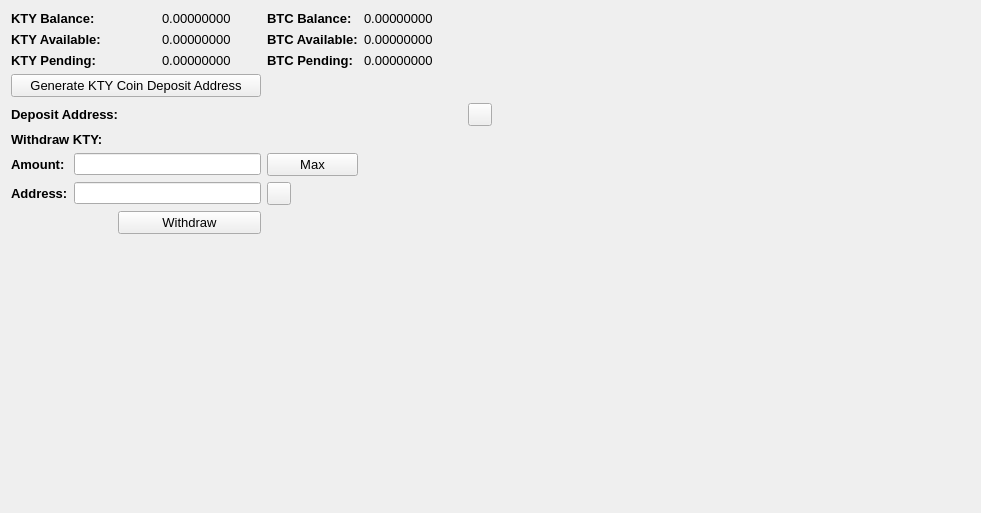
     <widget class="QWidget" name="BalanceTab">
      <attribute name="title">
       <string>Balance</string>
      </attribute>
      <layout class="QGridLayout" name="gridLayout_2">
       <item row="0" column="0" colspan="2">
        <widget class="QLabel" name="label_11">
         <property name="font">
          <font>
           <pointsize>10</pointsize>
           <weight>75</weight>
           <bold>true</bold>
          </font>
         </property>
         <property name="text">
          <string>KTY Balance:</string>
         </property>
        </widget>
       </item>
       <item row="0" column="3">
        <widget class="QLabel" name="KTYBalanceLabel">
         <property name="font">
          <font>
           <pointsize>10</pointsize>
          </font>
         </property>
         <property name="text">
          <string>0.00000000</string>
         </property>
         <property name="textInteractionFlags">
          <set>Qt::LinksAccessibleByMouse|Qt::TextSelectableByMouse</set>
         </property>
        </widget>
       </item>
       <item row="0" column="4">
        <widget class="QLabel" name="label_12">
         <property name="font">
          <font>
           <pointsize>10</pointsize>
           <weight>75</weight>
           <bold>true</bold>
          </font>
         </property>
         <property name="text">
          <string>BTC Balance:</string>
         </property>
        </widget>
       </item>
       <item row="0" column="5">
        <widget class="QLabel" name="BitcoinBalanceLabel">
         <property name="font">
          <font>
           <pointsize>10</pointsize>
          </font>
         </property>
         <property name="text">
          <string>0.00000000</string>
         </property>
         <property name="textInteractionFlags">
          <set>Qt::LinksAccessibleByMouse|Qt::TextSelectableByMouse</set>
         </property>
        </widget>
       </item>
       <item row="0" column="7" rowspan="10">
        <spacer name="horizontalSpacer_4">
         <property name="orientation">
          <enum>Qt::Horizontal</enum>
         </property>
         <property name="sizeHint" stdset="0">
          <size>
           <width>478</width>
           <height>488</height>
          </size>
         </property>
        </spacer>
       </item>
       <item row="1" column="0" colspan="2">
        <widget class="QLabel" name="label_13">
         <property name="font">
          <font>
           <pointsize>10</pointsize>
           <weight>75</weight>
           <bold>true</bold>
          </font>
         </property>
         <property name="text">
          <string>KTY Available:</string>
         </property>
        </widget>
       </item>
       <item row="1" column="3">
        <widget class="QLabel" name="KTYAvailableLabel_2">
         <property name="font">
          <font>
           <pointsize>10</pointsize>
          </font>
         </property>
         <property name="text">
          <string>0.00000000</string>
         </property>
         <property name="textInteractionFlags">
          <set>Qt::LinksAccessibleByMouse|Qt::TextSelectableByMouse</set>
         </property>
        </widget>
       </item>
       <item row="1" column="4">
        <widget class="QLabel" name="label_15">
         <property name="font">
          <font>
           <pointsize>10</pointsize>
           <weight>75</weight>
           <bold>true</bold>
          </font>
         </property>
         <property name="text">
          <string>BTC Available:</string>
         </property>
        </widget>
       </item>
       <item row="1" column="5">
        <widget class="QLabel" name="BitcoinAvailableLabel">
         <property name="font">
          <font>
           <pointsize>10</pointsize>
          </font>
         </property>
         <property name="text">
          <string>0.00000000</string>
         </property>
         <property name="textInteractionFlags">
          <set>Qt::LinksAccessibleByMouse|Qt::TextSelectableByMouse</set>
         </property>
        </widget>
       </item>
       <item row="2" column="0" colspan="2">
        <widget class="QLabel" name="label_14">
         <property name="font">
          <font>
           <pointsize>10</pointsize>
           <weight>75</weight>
           <bold>true</bold>
          </font>
         </property>
         <property name="text">
          <string>KTY Pending:</string>
         </property>
        </widget>
       </item>
       <item row="2" column="3">
        <widget class="QLabel" name="KTYPendingLabel">
         <property name="font">
          <font>
           <pointsize>10</pointsize>
          </font>
         </property>
         <property name="text">
          <string>0.00000000</string>
         </property>
         <property name="textInteractionFlags">
          <set>Qt::LinksAccessibleByMouse|Qt::TextSelectableByMouse</set>
         </property>
        </widget>
       </item>
       <item row="2" column="4">
        <widget class="QLabel" name="label_31">
         <property name="font">
          <font>
           <pointsize>10</pointsize>
           <weight>75</weight>
           <bold>true</bold>
          </font>
         </property>
         <property name="text">
          <string>BTC Pending:</string>
         </property>
        </widget>
       </item>
       <item row="2" column="5">
        <widget class="QLabel" name="BitcoinPendingLabel">
         <property name="font">
          <font>
           <pointsize>10</pointsize>
          </font>
         </property>
         <property name="text">
          <string>0.00000000</string>
         </property>
         <property name="textInteractionFlags">
          <set>Qt::LinksAccessibleByMouse|Qt::TextSelectableByMouse</set>
         </property>
        </widget>
       </item>
       <item row="3" column="0" colspan="4">
        <widget class="QPushButton" name="GenDepositBTN">
         <property name="font">
          <font>
           <pointsize>10</pointsize>
          </font>
         </property>
         <property name="text">
          <string>Generate KTY Coin Deposit Address</string>
         </property>
        </widget>
       </item>
       <item row="4" column="0" colspan="3">
        <widget class="QLabel" name="label_33">
         <property name="font">
          <font>
           <pointsize>10</pointsize>
           <weight>75</weight>
           <bold>true</bold>
          </font>
         </property>
         <property name="text">
          <string>Deposit Address:</string>
         </property>
        </widget>
       </item>
       <item row="4" column="3" colspan="3">
        <widget class="QLabel" name="DepositAddressLabel">
         <property name="minimumSize">
          <size>
           <width>300</width>
           <height>0</height>
          </size>
         </property>
         <property name="palette">
          <palette>
           <active>
            <colorrole role="WindowText">
             <brush brushstyle="SolidPattern">
              <color alpha="255">
               <red>0</red>
               <green>0</green>
               <blue>0</blue>
              </color>
             </brush>
            </colorrole>
            <colorrole role="Text">
             <brush brushstyle="SolidPattern">
              <color alpha="255">
               <red>0</red>
               <green>0</green>
               <blue>255</blue>
              </color>
             </brush>
            </colorrole>
           </active>
           <inactive>
            <colorrole role="WindowText">
             <brush brushstyle="SolidPattern">
              <color alpha="255">
               <red>0</red>
               <green>0</green>
               <blue>0</blue>
              </color>
             </brush>
            </colorrole>
            <colorrole role="Text">
             <brush brushstyle="SolidPattern">
              <color alpha="255">
               <red>0</red>
               <green>0</green>
               <blue>255</blue>
              </color>
             </brush>
            </colorrole>
           </inactive>
           <disabled>
            <colorrole role="WindowText">
             <brush brushstyle="SolidPattern">
              <color alpha="255">
               <red>120</red>
               <green>120</green>
               <blue>120</blue>
              </color>
             </brush>
            </colorrole>
            <colorrole role="Text">
             <brush brushstyle="SolidPattern">
              <color alpha="255">
               <red>120</red>
               <green>120</green>
               <blue>120</blue>
              </color>
             </brush>
            </colorrole>
           </disabled>
          </palette>
         </property>
         <property name="font">
          <font>
           <pointsize>10</pointsize>
           <weight>75</weight>
           <bold>true</bold>
          </font>
         </property>
         <property name="text">
          <string/>
         </property>
         <property name="alignment">
          <set>Qt::AlignRight|Qt::AlignTrailing|Qt::AlignVCenter</set>
         </property>
         <property name="textInteractionFlags">
          <set>Qt::LinksAccessibleByMouse|Qt::TextSelectableByKeyboard|Qt::TextSelectableByMouse</set>
         </property>
        </widget>
       </item>
       <item row="4" column="6">
        <widget class="QToolButton" name="DepositCopyButton">
         <property name="toolTip">
          <string>Copy to clipboard</string>
         </property>
         <property name="text">
          <string/>
         </property>
         <property name="icon">
          <iconset resource="../bitcoin.qrc">
           <normaloff>:/icons/editcopy</normaloff>:/icons/editcopy</iconset>
         </property>
         <property name="shortcut">
          <string>Alt+P</string>
         </property>
        </widget>
       </item>
       <item row="5" column="0" colspan="2">
        <widget class="QLabel" name="label_34">
         <property name="font">
          <font>
           <pointsize>10</pointsize>
           <weight>75</weight>
           <bold>true</bold>
          </font>
         </property>
         <property name="text">
          <string>Withdraw KTY:</string>
         </property>
        </widget>
       </item>
       <item row="6" column="0">
        <widget class="QLabel" name="label_26">
         <property name="font">
          <font>
           <pointsize>10</pointsize>
           <weight>75</weight>
           <bold>true</bold>
          </font>
         </property>
         <property name="text">
          <string>Amount:</string>
         </property>
        </widget>
       </item>
       <item row="6" column="1" colspan="3">
        <widget class="QLineEdit" name="WithdrawUnitsInput">
         <property name="font">
          <font>
           <pointsize>9</pointsize>
           <weight>75</weight>
           <bold>true</bold>
          </font>
         </property>
         <property name="text">
          <string/>
         </property>
        </widget>
       </item>
       <item row="6" column="4">
        <widget class="QPushButton" name="Withdraw_Max_Amount">
         <property name="font">
          <font>
           <pointsize>10</pointsize>
          </font>
         </property>
         <property name="text">
          <string>Max</string>
         </property>
        </widget>
       </item>
       <item row="7" column="0">
        <widget class="QLabel" name="label_10">
         <property name="font">
          <font>
           <pointsize>10</pointsize>
           <weight>75</weight>
           <bold>true</bold>
          </font>
         </property>
         <property name="text">
          <string>Address:</string>
         </property>
        </widget>
       </item>
       <item row="7" column="1" colspan="3">
        <widget class="QLineEdit" name="WithdrawAddress">
         <property name="font">
          <font>
           <pointsize>9</pointsize>
           <weight>75</weight>
           <bold>true</bold>
          </font>
         </property>
        </widget>
       </item>
       <item row="7" column="4">
        <widget class="QToolButton" name="WithdrawPasteButton">
         <property name="toolTip">
          <string>Paste from clipboard</string>
         </property>
         <property name="text">
          <string/>
         </property>
         <property name="icon">
          <iconset resource="../bitcoin.qrc">
           <normaloff>:/icons/editpaste</normaloff>:/icons/editpaste</iconset>
         </property>
         <property name="shortcut">
          <string>Alt+P</string>
         </property>
        </widget>
       </item>
       <item row="8" column="2" colspan="2">
        <widget class="QPushButton" name="WithdrawUnitsBtn">
         <property name="font">
          <font>
           <pointsize>10</pointsize>
          </font>
         </property>
         <property name="text">
          <string>Withdraw</string>
         </property>
        </widget>
       </item>
       <item row="9" column="0" colspan="6">
        <spacer name="verticalSpacer">
         <property name="orientation">
          <enum>Qt::Vertical</enum>
         </property>
         <property name="sizeHint" stdset="0">
          <size>
           <width>428</width>
           <height>262</height>
          </size>
         </property>
        </spacer>
       </item>
      </layout>
      <zorder>label_31</zorder>
      <zorder>label_15</zorder>
      <zorder>label_12</zorder>
      <zorder>label_14</zorder>
      <zorder>label_13</zorder>
      <zorder>label_11</zorder>
      <zorder>BitcoinBalanceLabel</zorder>
      <zorder>KTYBalanceLabel</zorder>
      <zorder>KTYAvailableLabel_2</zorder>
      <zorder>KTYPendingLabel</zorder>
      <zorder>BitcoinAvailableLabel</zorder>
      <zorder>BitcoinPendingLabel</zorder>
      <zorder>label_33</zorder>
      <zorder>GenDepositBTN</zorder>
      <zorder>DepositAddressLabel</zorder>
      <zorder>Withdraw_Max_Amount</zorder>
      <zorder>label_34</zorder>
      <zorder>WithdrawUnitsInput</zorder>
      <zorder>label_10</zorder>
      <zorder>label_26</zorder>
      <zorder>WithdrawAddress</zorder>
      <zorder>WithdrawUnitsBtn</zorder>
      <zorder>horizontalSpacer_4</zorder>
      <zorder>verticalSpacer</zorder>
      <zorder>WithdrawPasteButton</zorder>
      <zorder>DepositCopyButton</zorder>
     </widget>
